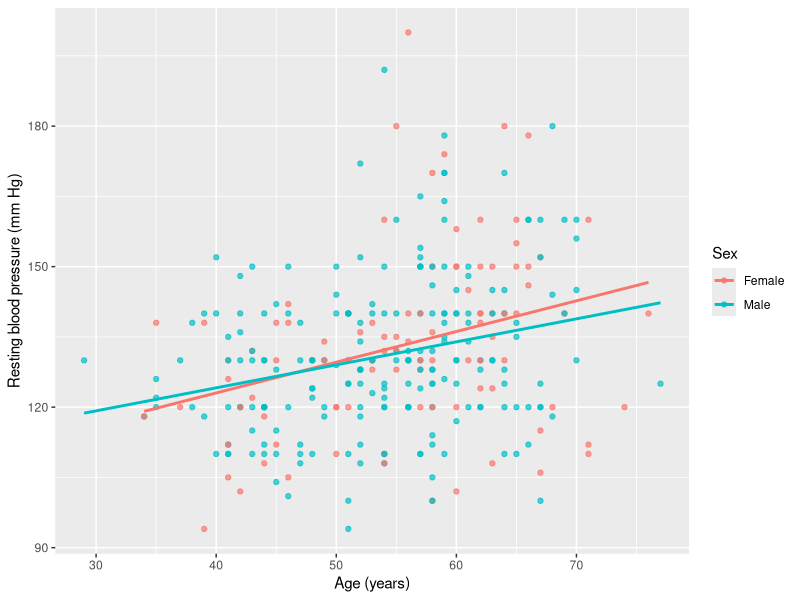
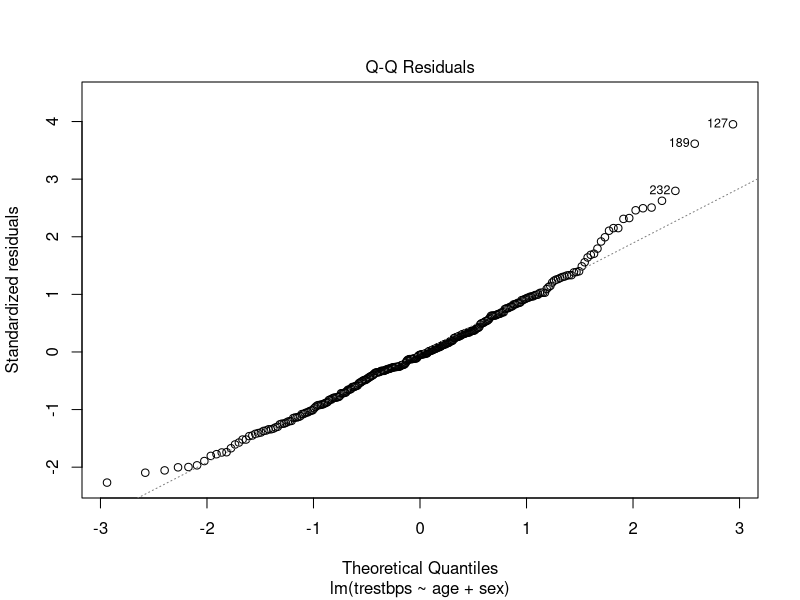
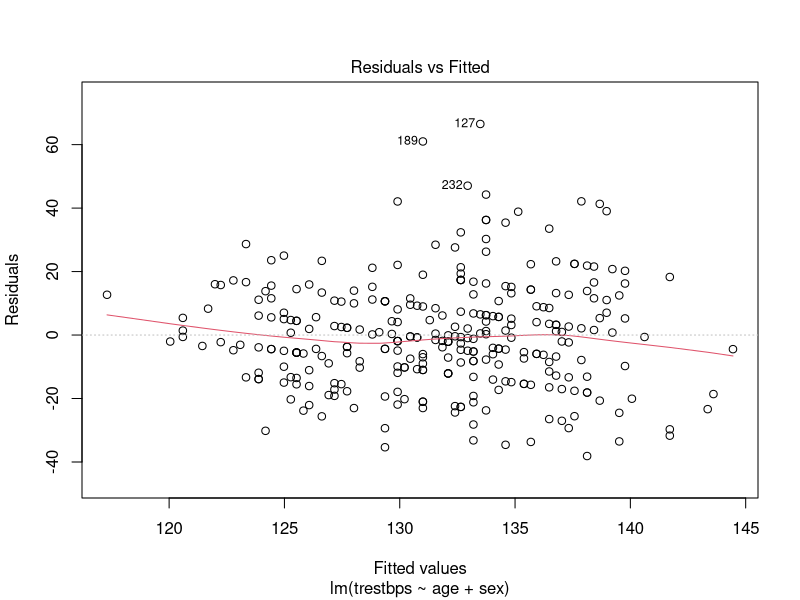

The R script that drew these images, in order:
## ---- chunk 1
library(haven)
library(dplyr)
library(ggplot2)
library(car)

heart_data <- read_sav("datasets/heart_disease_cleveland.sav")

heart_data <- heart_data |>
  mutate(across(where(is.labelled), as_factor))
## ---- chunk 2
heart_data |>
  group_by(sex) |>
  summarise(
    n = n(),
    mean_trestbps = mean(trestbps, na.rm = TRUE),
    sd_trestbps = sd(trestbps, na.rm = TRUE),
    median_trestbps = median(trestbps, na.rm = TRUE),
    q1 = quantile(trestbps, 0.25, na.rm = TRUE),
    q3 = quantile(trestbps, 0.75, na.rm = TRUE),
    .groups = "drop"
  )
## ---- chunk 3
ggplot(heart_data, aes(x = age, y = trestbps, color = sex)) +
  geom_point(alpha = 0.70) +
  geom_smooth(method = "lm", se = FALSE) +
  labs(
    x = "Age (years)",
    y = "Resting blood pressure (mm Hg)",
    color = "Sex"
  )
## ---- chunk 4
model_a <- lm(trestbps ~ age + sex, data = heart_data)
summary(model_a)
confint(model_a)
## ---- chunk 5
plot(model_a, which = 2)
## ---- chunk 6
plot(model_a, which = 1)
## ---- chunk 7
op <- options(contrasts = c("contr.sum", "contr.poly"))
model_a_int <- lm(trestbps ~ age * sex, data = heart_data)
Anova(model_a_int, type = "III")
options(op)
## ---- chunk 8
heart_data <- heart_data |>
  mutate(
    target01 = ifelse(target == "Heart Disease", 1, 0),
    chol10 = chol / 10
  )

table(heart_data$target, heart_data$target01)
## ---- chunk 9
model_b1 <- glm(target01 ~ chol, family = binomial, data = heart_data)
summary(model_b1)

exp(cbind(
  OR = coef(model_b1),
  confint.default(model_b1)
))
## ---- chunk 10
model_b1_10 <- glm(target01 ~ chol10, family = binomial, data = heart_data)

exp(cbind(
  OR = coef(model_b1_10),
  confint.default(model_b1_10)
))
## ---- chunk 11
model_b2 <- glm(target01 ~ chol + age + sex, family = binomial, data = heart_data)
summary(model_b2)

exp(cbind(
  OR = coef(model_b2),
  confint.default(model_b2)
))
## ---- chunk 12
model_b2_10 <- glm(target01 ~ chol10 + age + sex, family = binomial, data = heart_data)

exp(cbind(
  OR = coef(model_b2_10),
  confint.default(model_b2_10)
))
## ---- chunk 13
op <- options(contrasts = c("contr.sum", "contr.poly"))

candidate_model_c <- lm(
  thalach ~ age + sex + cp + chol + fbs + trestbps,
  data = heart_data
)

summary(candidate_model_c)
Anova(candidate_model_c, type = "III")

options(op)
## ---- chunk 14
full_terms <- c("age", "sex", "cp", "chol", "fbs", "trestbps")
current_terms <- full_terms

op <- options(contrasts = c("contr.sum", "contr.poly"))

fit <- lm(
  as.formula(paste("thalach ~", paste(current_terms, collapse = " + "))),
  data = heart_data
)

removal_steps <- tibble(
  step = integer(),
  removed = character(),
  p_value = double()
)

for (iteration in seq_len(length(full_terms))) {
  tab <- Anova(fit, type = "III")
  tab <- tab[rownames(tab) != "(Intercept)", , drop = FALSE]
  pvals <- tab[, "Pr(>F)"]

  max_p <- max(pvals, na.rm = TRUE)
  if (is.na(max_p) || max_p < 0.10) break

  term_to_remove <- rownames(tab)[which.max(pvals)]

  removal_steps <- bind_rows(
    removal_steps,
    tibble(
      step = nrow(removal_steps) + 1,
      removed = term_to_remove,
      p_value = max_p
    )
  )

  current_terms <- setdiff(current_terms, term_to_remove)
  if (length(current_terms) == 0) break

  fit <- lm(
    as.formula(paste("thalach ~", paste(current_terms, collapse = " + "))),
    data = heart_data
  )
}

options(op)

removal_steps
current_terms
## ---- chunk 15
final_model_c <- lm(thalach ~ age + cp + chol, data = heart_data)
summary(final_model_c)
confint(final_model_c)
## ---- chunk 16
new_patient <- data.frame(
  age = 62,
  cp = factor("Typical angina", levels = levels(heart_data$cp)),
  chol = 240
)

predict(final_model_c, newdata = new_patient)
